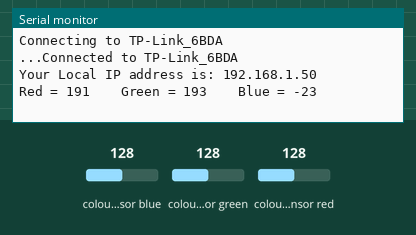
Recording of a sketch running on a simulated ESP32. Shown: the last lines printed to the serial monitor. Wiring (inferred from the names in the program): TCS3200 colour sensor: output GPIO 18; S2 GPIO 19; S3 GPIO 21. Inputs (shaded band) come from the test bench; at power-on: colour sensor blue 128, colour sensor green 128, colour sensor red 128. WiFi joins after 1.5 s; servers stay silent unless stated.

Above: at 3.8 s.
3.9 s: colour sensor blue set to 5
At 5.1 s:
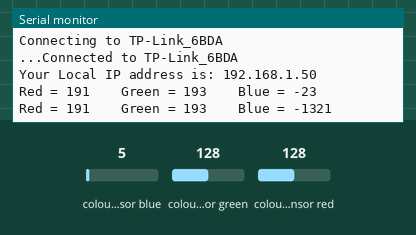
5.4 s: colour sensor green set to 5
At 6.8 s:
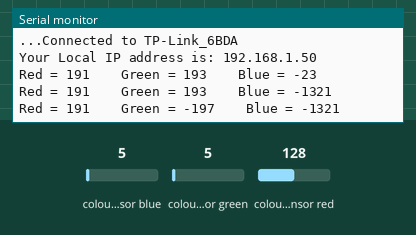
6.9 s: colour sensor red set to 5
At 8.9 s:
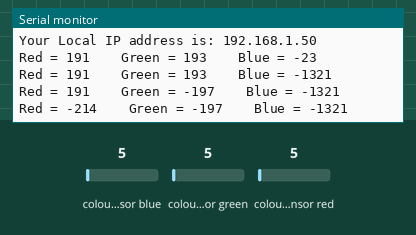

The sketch:

ESP32_TCS3200_WebServer.ino
```cpp
/*
  ESP32 TCS3200 Color sensor
  http:://www.electronicwings.com
*/

#include <WiFi.h>
#include <WebServer.h>
#include "html.h"

WebServer server(80);

char ssid[] = "TP-Link_6BDA";
char password[] = "06093068";
/*Enter Your Password*/
 /*Enter Your Password*/
//char ssid[] = "STP-Link_6BDA";
//char password[] = "06093068";

#define S2 19          /*Define S2 Pin Number of ESP32*/
#define S3 21         /*Define S3 Pin Number of ESP32*/
#define sensorOut 18  /*Define Sensor Output Pin Number of ESP32*/

/*Enter the Minimum and Maximum Values which getting from Calibration Code*/
int R_Min = 12;  /*Red minimum value*/
int R_Max = 118; /*Red maximum value*/
int G_Min = 12;  /*Green minimum value*/
int G_Max = 122; /*Green maximum value*/
int B_Min = 3;  /*Blue minimum value*/
int B_Max = 36; /*Blue maximum value*/

/*Define int variables*/
int Red = 0;
int Green = 0;
int Blue = 0;

int redValue;
int greenValue;
int blueValue;
int Frequency;

void MainPage() {
  String _html_page = html_page;              /*Read The HTML Page*/
  server.send(200, "text/html", _html_page);  /*Send the code to the web server*/
}

void Colors() {
  String data = "[\""+String(redValue)+"\",\""+String(greenValue)+"\",\""+String(blueValue)+"\"]";
  server.send(200, "text/plane", data);
}

void setup() {
   pinMode(S2, OUTPUT);        /*Define S2 Pin as a OUTPUT*/
  pinMode(S3, OUTPUT);        /*Define S3 Pin as a OUTPUT*/
  pinMode(sensorOut, INPUT);  /*Define Sensor Output Pin as a INPUT*/
  Serial.begin(115200);       /*Set the baudrate to 115200*/

  pinMode(sensorOut, INPUT);  /*Define sensorOut as a input Pin*/

  WiFi.mode(WIFI_STA);        /*Set the WiFi in STA Mode*/
  WiFi.begin(ssid, password);
  Serial.print("Connecting to ");
  Serial.println(ssid);
  delay(1000);                /*Wait for 1000mS*/
  while(WiFi.status() != WL_CONNECTED)
  {
    Serial.print(".");
    delay(200);
  } /*Wait while connecting to WiFi*/
  Serial.print("Connected to ");
  Serial.println(ssid);
  Serial.print("Your Local IP address is: ");
  Serial.println(WiFi.localIP());       /*Print the Local IP*/

  server.on("/", MainPage);             /*Display the Web/HTML Page*/
  server.on("/readColors", Colors);     /*Display the updated Distance value(CM and INCH)*/
  server.begin();                       /*Start Server*/
  delay(1000);                          /*Wait for 1000mS*/
}

void loop() {
  Red = getRed();
  redValue = map(Red, R_Min,R_Max,255,0); /*Map the Red Color Value*/
  delay(200);

  Green = getGreen();
  greenValue = map(Green, G_Min,G_Max,255,0); /*Map the Green Color Value*/
  delay(200);

  Blue = getBlue();
  blueValue = map(Blue, B_Min,B_Max,255,0);   /*Map the Blue Color Value*/
  delay(200);

  Serial.print("Red = ");
  Serial.print(redValue);   /*Print Red Color Value on Serial Monitor*/
  Serial.print("    ");
  Serial.print("Green = ");
  Serial.print(greenValue); /*Print Green Color Value on Serial Monitor*/
  Serial.print("    ");
  Serial.print("Blue = ");
  Serial.println(blueValue);/*Print Blue Color Value on Serial Monitor*/
  server.handleClient();
  delay(1000);              /*wait a second*/
}

int getRed() {
  digitalWrite(S2,LOW);
  digitalWrite(S3,LOW);
  Frequency = pulseIn(sensorOut, LOW); /*Get the Red Color Frequency*/
  return Frequency;
}

int getGreen() {
  digitalWrite(S2,HIGH);
  digitalWrite(S3,HIGH);
  Frequency = pulseIn(sensorOut, LOW); /*Get the Green Color Frequency*/
  return Frequency;
}

int getBlue() {
  digitalWrite(S2,LOW);
  digitalWrite(S3,HIGH);
  Frequency = pulseIn(sensorOut, LOW); /*Get the Blue Color Frequency*/
  return Frequency;
}
```

html.h
```cpp
const char html_page[] PROGMEM = R"RawString(
<!DOCTYPE html>
<html>
  <style>
    body {
      font-family: 'Arial', sans-serif;
      background-color: #f4f4f4;
      margin: 0;
      padding: 0;
      display: flex;
      flex-direction: column;
      align-items: center;
      justify-content: center;
      height: 100vh;
    }

    h1 {
      text-align: center;
      font-size: 36px;
      color: #333;
    }

    p {
      text-align: center;
      font-size: 18px;
      color: #555;
    }

    #combined-box {
      width: 100px;
      height: 100px;
      margin-top: 20px;
    }

    #save-button {
      margin-top: 20px;
      padding: 10px;
      font-size: 16px;
      background-color: #3498db;
      color: #fff;
      border: none;
      cursor: pointer;
    }

    #blend-button {
      margin-top: 10px;
      padding: 10px;
      font-size: 16px;
      background-color: #2ecc71;
      color: #fff;
      border: none;
      cursor: pointer;
    }

    #clear-selection-button {
      margin-top: 10px;
      padding: 10px;
      font-size: 16px;
      background-color: #e74c3c;
      color: #fff;
      border: none;
      cursor: pointer;
    }

    #color-list {
      margin-top: 20px;
    }

    table {
      border-collapse: collapse;
      width: 80%;
      margin: auto;
      margin-top: 20px;
      border: 1px solid #ddd;
    }

    th, td {
      border: 1px solid #ddd;
      padding: 8px;
      text-align: center;
    }

    th {
      background-color: #3498db;
      color: white;
    }
  </style>

<body>
  <h1>TCS3200 Color Sensor with ESP32</h1>
  <p>Read and save colors!</p>
  <div id="_R" style="display:none;"></div>
  <div id="_G" style="display:none;"></div>
  <div id="_B" style="display:none;"></div>
  <div id="combined-box"></div>
  <button id="save-button" onclick="saveColor()">Save Color</button>
  <button id="blend-button" onclick="blendSelectedColors()">Blend Selected Colors</button>
  <button id="clear-selection-button" onclick="clearSelection()">Clear Selection</button>
  <div id="color-list"></div>
  <div id="blended-color-list"></div>

<script>
  var savedColors = [];
  var blendedColors = [];
  var selectedColors = [];

  setInterval(function() {
    var xhttp = new XMLHttpRequest();
    xhttp.onreadystatechange = function() {
      if (this.readyState == 4 && this.status == 200) {
        const text = this.responseText;
        const myArr = JSON.parse(text);
        document.getElementById("_R").innerHTML = myArr[0];
        document.getElementById("_G").innerHTML = myArr[1];
        document.getElementById("_B").innerHTML = myArr[2];

        updateCombinedColorBox(myArr[0], myArr[1], myArr[2]);
      }
    };
    xhttp.open("GET", "readColors", true);
    xhttp.send();
  }, 100);

  function updateCombinedColorBox(red, green, blue) {
    var combinedBox = document.getElementById('combined-box');
    combinedBox.style.backgroundColor = 'rgb(' + red + ',' + green + ',' + blue + ')';
  }

  function saveColor() {
    var currentColor = {
      red: parseFloat(document.getElementById("_R").innerText),
      green: parseFloat(document.getElementById("_G").innerText),
      blue: parseFloat(document.getElementById("_B").innerText)
    };
    savedColors.push(currentColor);
    updateColorList();
    alert("Color saved!");
  }

  function blendSelectedColors() {
    if (selectedColors.length >= 2) {
      var totalRed = 0;
      var totalGreen = 0;
      var totalBlue = 0;

      for (var i = 0; i < selectedColors.length; i++) {
        totalRed += selectedColors[i].red;
        totalGreen += selectedColors[i].green;
        totalBlue += selectedColors[i].blue;
      }

      var blendedColor = {
        red: Math.floor(totalRed / selectedColors.length),
        green: Math.floor(totalGreen / selectedColors.length),
        blue: Math.floor(totalBlue / selectedColors.length)
      };

      blendedColors.push(blendedColor);
      updateBlendedColorList();

      var saveBlended = confirm("Do you want to save the blended color?");
      if (saveBlended) {
        savedColors.push(blendedColor);
        updateColorList();
      }

      alert("Colors blended!");
    } else {
      alert("Please select at least two colors to blend.");
    }
  }

  function updateBlendedColorList() {
    var blendedColorList = document.getElementById('blended-color-list');
    blendedColorList.innerHTML = "<h3>Blended Colors:</h3>";

    if (blendedColors.length === 0) {
      blendedColorList.innerHTML += "<p>No blended colors yet.</p>";
    } else {
      var table = document.createElement('table');
      table.style.borderCollapse = 'collapse';
      table.style.width = '80%';
      table.style.margin = 'auto';
      table.style.marginTop = '20px';

      var headerRow = document.createElement('tr');
      headerRow.innerHTML = '<th>Red</th><th>Green</th><th>Blue</th><th>Color</th>';
      table.appendChild(headerRow);

      for (var i = 0; i < blendedColors.length; i++) {
        var colorRow = document.createElement('tr');
        colorRow.innerHTML = '<td>' + blendedColors[i].red + '</td><td>' + blendedColors[i].green + '</td><td>' + blendedColors[i].blue + '</td><td style="background-color: rgb(' + blendedColors[i].red + ',' + blendedColors[i].green + ',' + blendedColors[i].blue + ');"></td>';
        table.appendChild(colorRow);
      }

      blendedColorList.appendChild(table);
    }
  }

  function updateColorList() {
    var colorList = document.getElementById('color-list');
    colorList.innerHTML = "<h3>Saved Colors:</h3>";

    if (savedColors.length === 0) {
      colorList.innerHTML += "<p>No colors saved yet.</p>";
    } else {
      var form = document.createElement('form');

      for (var i = 0; i < savedColors.length; i++) {
        var colorCheckbox = document.createElement('input');
        colorCheckbox.type = 'checkbox';
        colorCheckbox.name = 'colorOption';
        colorCheckbox.value = i.toString();

        var colorDiv = document.createElement('div');
        colorDiv.style.width = '20px';
        colorDiv.style.height = '20px';
        colorDiv.style.display = 'inline-block';
        colorDiv.style.backgroundColor = 'rgb(' + savedColors[i].red + ',' + savedColors[i].green + ',' + savedColors[i].blue + ')';

        var colorLabel = document.createElement('label');
        colorLabel.htmlFor = 'colorOption_' + i;
        colorLabel.innerHTML = 'Red: ' + savedColors[i].red + ', Green: ' + savedColors[i].green + ', Blue: ' + savedColors[i].blue;

        form.appendChild(colorCheckbox);
        form.appendChild(colorDiv);
        form.appendChild(colorLabel);
        form.appendChild(document.createElement('br'));
      }

      colorList.appendChild(form);

      form.addEventListener('change', function() {
        selectedColors = [];
        var checkedCheckboxes = document.querySelectorAll('input[name="colorOption"]:checked');
        checkedCheckboxes.forEach(function(checkbox) {
          var selectedIndex = parseInt(checkbox.value);
          selectedColors.push(savedColors[selectedIndex]);
        });
      });
    }
  }


</script>

</body>
</html>
)RawString";
```

Measured:
- after the input at 3.9 s, the serial monitor: prints a new line after 0.90 s (image 1)
- after the input at 5.4 s, the serial monitor: prints a new line after 1.0 s (image 2)
- after the input at 6.9 s, the serial monitor: prints a new line after 1.1 s (image 3)
